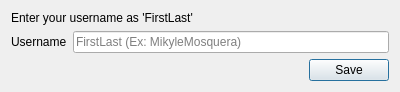
<?xml version="1.0" encoding="UTF-8"?>
<ui version="4.0">
 <class>Dialog</class>
 <widget class="QDialog" name="Dialog">
  <property name="geometry">
   <rect>
    <x>0</x>
    <y>0</y>
    <width>400</width>
    <height>72</height>
   </rect>
  </property>
  <property name="windowTitle">
   <string>New User</string>
  </property>
  <layout class="QVBoxLayout" name="verticalLayout">
   <item>
    <widget class="QLabel" name="label">
     <property name="text">
      <string>Enter your username as 'FirstLast'</string>
     </property>
    </widget>
   </item>
   <item>
    <layout class="QHBoxLayout" name="horizontalLayout">
     <item>
      <widget class="QLabel" name="label_2">
       <property name="sizePolicy">
        <sizepolicy hsizetype="Fixed" vsizetype="Preferred">
         <horstretch>0</horstretch>
         <verstretch>0</verstretch>
        </sizepolicy>
       </property>
       <property name="minimumSize">
        <size>
         <width>0</width>
         <height>0</height>
        </size>
       </property>
       <property name="maximumSize">
        <size>
         <width>200</width>
         <height>16777215</height>
        </size>
       </property>
       <property name="text">
        <string>Username</string>
       </property>
      </widget>
     </item>
     <item>
      <widget class="QLineEdit" name="lineEdit">
       <property name="inputMask">
        <string/>
       </property>
       <property name="placeholderText">
        <string>FirstLast (Ex: MikyleMosquera)</string>
       </property>
      </widget>
     </item>
    </layout>
   </item>
   <item>
    <widget class="QDialogButtonBox" name="buttonBox">
     <property name="orientation">
      <enum>Qt::Horizontal</enum>
     </property>
     <property name="standardButtons">
      <set>QDialogButtonBox::Save</set>
     </property>
    </widget>
   </item>
   <item>
    <spacer name="verticalSpacer">
     <property name="orientation">
      <enum>Qt::Vertical</enum>
     </property>
     <property name="sizeHint" stdset="0">
      <size>
       <width>20</width>
       <height>40</height>
      </size>
     </property>
    </spacer>
   </item>
  </layout>
 </widget>
 <resources/>
 <connections>
  <connection>
   <sender>buttonBox</sender>
   <signal>accepted()</signal>
   <receiver>Dialog</receiver>
   <slot>accept()</slot>
   <hints>
    <hint type="sourcelabel">
     <x>248</x>
     <y>254</y>
    </hint>
    <hint type="destinationlabel">
     <x>157</x>
     <y>274</y>
    </hint>
   </hints>
  </connection>
  <connection>
   <sender>buttonBox</sender>
   <signal>rejected()</signal>
   <receiver>Dialog</receiver>
   <slot>reject()</slot>
   <hints>
    <hint type="sourcelabel">
     <x>316</x>
     <y>260</y>
    </hint>
    <hint type="destinationlabel">
     <x>286</x>
     <y>274</y>
    </hint>
   </hints>
  </connection>
 </connections>
</ui>
